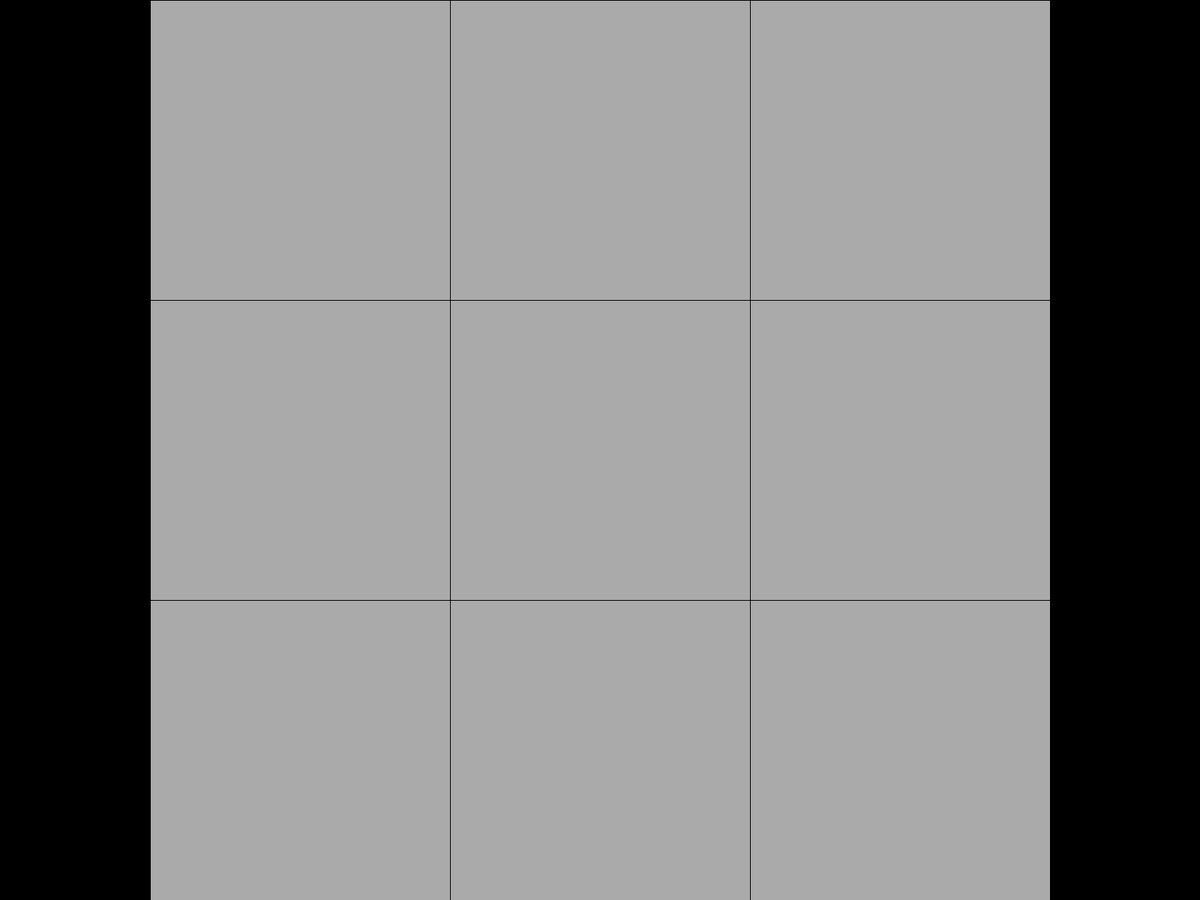
Frame 1 (no input)
Frame 60 (the mouse pressed at the canvas centre just before this capture): identical to frame 1, image omitted
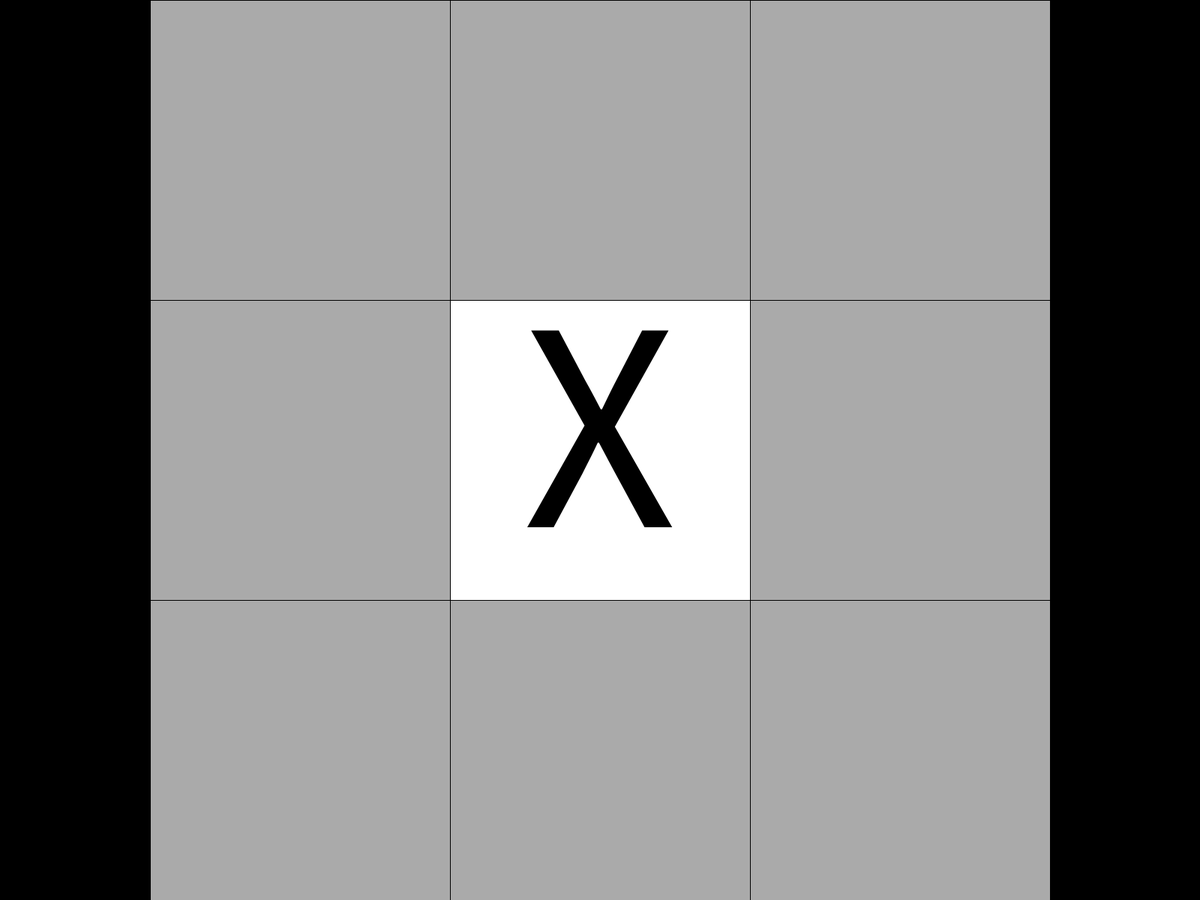
Frame 120 (the mouse held since frame 60 and released just before this capture)

The Processing sketch that drew these frames (run headless with seeded random() and noise(); from frame 60 on, the mouse is pressed at the canvas centre):

// Processing sketch: TikTacToe
// ── TikTacToe.pde
float scale;
char turn;
Board board;
PVector origin;
ResetButton rb;
boolean finished=false;
void setup () {
  turn='X';
  fullScreen();
  //size(400,650);
  if (width<height)
    scale=width;
  else
    scale=height;
  origin=new PVector((width-scale)/2, (height-scale)/2);
  board=new Board();
}
void draw () {
  background(0 );

  board.show();
  if (board.Won()) {
    endOfGame("WON");
  }
  if (board.Draw()) {
    endOfGame("DRAW");
  }
}
void mousePressed() {
  board.clicked(mouseX, mouseY);
  if (finished) {
    rb.clicked(mouseX, mouseY);
    redraw();
  }
}

void endOfGame(String gameState) {
  noLoop();
  background(168);
  finished=true;
  String s="";
  if (gameState=="DRAW") {
    s="It's a draw!!";
    fill(255, 255, 0);
  }
  if (gameState=="WON") {
    fill(0, 255, 0);
    if (turn=='X') 
      s="O Won!!";
    else
      s="X Won!!";
  }
  float Size=1.5*width/s.length();
  textSize(Size);
  float sWidth=textWidth(s);
  float sHeight=textWidth(s.charAt(0));
  text(s, width/2-sWidth/2, height/2+sHeight/2);
  rb=new ResetButton(new PVector(scale/3,scale/5));
  rb.show();
}

// ── Board.pde
class Board {
  Square[][] squares = new Square[3][3];
  Board() {
    initilizeBoard();
  }
  void initilizeBoard() {
    for (int i=0; i<3; i++) {
      for (int j=0; j<3; j++) {
        squares[i][j]=new Square(new PVector((i)*(scale/3), (j)*(scale/3)));
      }
    }
  }
  boolean Won() {
    for (int i=0; i<3; i++) {

      //rows
      if (squares[i][0].type!='E'&&squares[i][0].type==squares[i][1].type&&squares[i][0].type==squares[i][2].type) {
        return true;
      }
      //columns
      if (squares[0][i].type!='E'&&squares[0][i].type==squares[1][i].type&&squares[0][i].type==squares[2][i].type) {
        return true;
      }
    }
    //diagonals
    if (squares[0][0].type!='E' && squares[0][0].type==squares[1][1].type && squares[2][2].type==squares[0][0].type) {
      return true;
    }
    if (squares[2][0].type!='E'&&squares[2][0].type==squares[1][1].type&&squares[1][1].type==squares[0][2].type) {
      return true;
    }
    return false;
  }
  void clicked(float x, float y) {
    for (int i=0; i<3; i++) {
      for (int j=0; j<3; j++) {
        squares[i][j].clicked(x, y);
      }
    }
  }
  void show() {
    for (int i=0; i<3; i++) {
      for (int j=0; j<3; j++) {
        squares[i][j].show();
      }
    }
  }
  boolean Draw() {
    for (int i=0; i<3; i++) {
      for (int j=0; j<3; j++) {
        if (squares[i][j].type!='E')//skip it while its not emptty
          continue;
        else
          return false;
      }
    }
    return true;//if none is empty and Won hasn't worked yet then its a draw
  }
}

// ── Square.pde
class Square {
  char type;
  PVector pos;
  color colour;
  Square(PVector position) {
    type='E';
    pos=position.copy();
    colour=color(170);
  }

  void show() {
    fill(colour);
    rect(origin.x+pos.x, origin.y+ pos.y, scale/3, scale/3);
    if (type!='E') {
      float mWidth=textWidth(type);
      fill(0);
      float Size=(scale/3);
      textSize(Size);
      text(type, origin.x+pos.x-mWidth/2+scale/3/2, origin.y+pos.y+mWidth/2+scale/3/2);
    }
  }
  void clicked(float x, float y) {

    if (inThis(x, y)) {
      colour=color(255);
      if (type=='E') {
        if (turn=='X') {
          type='X';
          turn='O';
        } else {
          turn='X';
          type='O';
        }
      }
    }
  }
  boolean inThis(float x, float y) {

    float thisLeft=pos.x;
    float thisRight=pos.x+scale/3;
    if (x-origin.x<thisRight&&x-origin.x>thisLeft) {//seeing if the x of mouse is in the box

      float thisUp=pos.y;
      float thisDown=pos.y+ scale/3;
      if (-origin.y+y<thisDown&&-origin.y+y>thisUp) {//seeing if the y of mouse is in the box
        return true;
      }
    }
    return false;
  }
}

// ── button.pde
class ResetButton {
  PVector pos;
  PVector size;
  ResetButton(PVector s) {
    size=s;
    pos=new PVector(width/2-size.x/2, height*2.0/3);
  }
  void clicked(float x, float y) {

    if (inThis(x, y)) {
      loop();
      restartGame();
    }
  }
  boolean inThis(float x, float y) {

    float thisLeft=pos.x;
    float thisRight=pos.x+size.x;
    if (x<thisRight&&x>thisLeft) {//seeing if the x of mouse is in the box

      float thisUp=pos.y;
      float thisDown=pos.y+size.y;
      if (y<thisDown&&y>thisUp) {//seeing if the y of mouse is in the box
        return true;
      }
    }
    return false;
  }
  void show() {
    fill(255);
    rect(pos.x, pos.y, size.x, size.y);

    String s="Restart";
    fill(0);  
    float Size=1.5*(size.x/s.length());
    textSize(Size);
    redraw();
    float sWidth=textWidth(s);
    float sHeight=textAscent();
    text(s, pos.x+size.x/2-sWidth/2, pos.y+size.y/2+sHeight/2/2);
  }
  void restartGame() {
  turn='X';
  board=new Board();
  finished=false;
}
}
